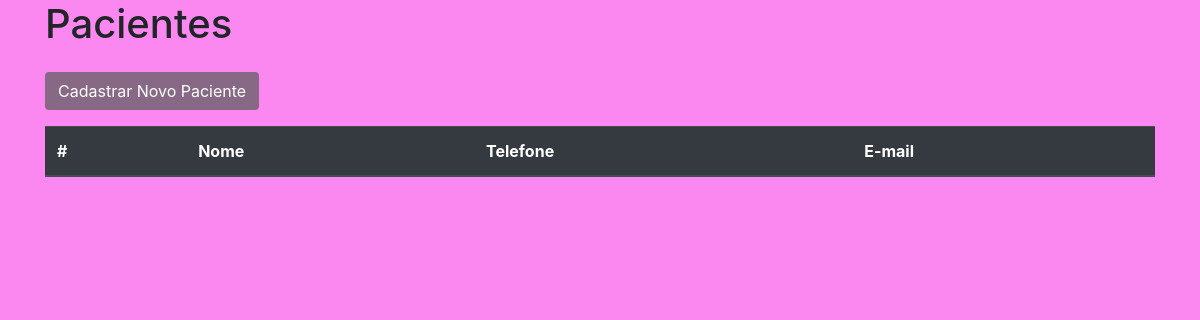
The page /painel/ on the database as committed earlier.
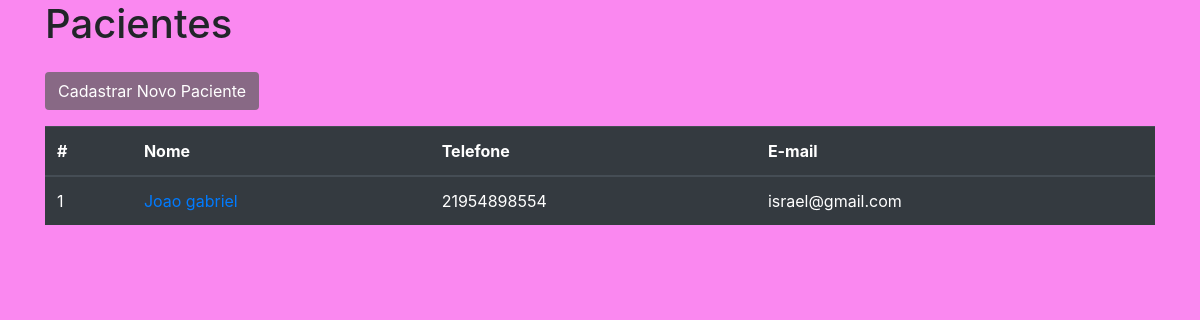
The same page on the database as committed later.
### dietas_app/models.py (models this page shows, shortened)
class Base(models.Model):
    criado = models.DateField('Criação', auto_now_add=True)
    modificado = models.DateField('Atualização', auto_now=True)
    ativo = models.BooleanField('Ativo?', default=True )
    class Meta:
        abstract = True

class Paciente(Base):
    nome = models.CharField('nome', max_length=100)
    telefone = models.CharField('Telefone', max_length=20)
    email = models.EmailField('E-mail')

### dietas_app/views.py (the view)
# urls.py: path('painel/', painel, name = 'painel'),
def painel(request):
    pacientes = Paciente.objects.all()
    context={
        'pacientes': pacientes
    }
    return render(request, 'painel.html',context)

### dietas_app/templates/painel.html (shortened to what this page needs)
{% load static %}
<!DOCTYPE html>
<html lang="pt-br">
<head>
    <link rel="stylesheet" href="https://maxcdn.bootstrapcdn.com/bootstrap/4.5.2/css/bootstrap.min.css">
    <link rel="stylesheet" href="{% static 'css/style.css' %}">
</head>
<body>
    <div class="container">
        <h1>Pacientes</h1>
        <a class="btn my-3"  href="/cadastro/">Cadastrar Novo Paciente</a>
        <table class="table table-dark">
            <thead>
                <tr>
                    <th scope="col">#</th>
                    <th scope="col">Nome</th>
                    <th scope="col">Telefone</th>
                    <th scope="col">E-mail</th>
                </tr>
            </thead>
            <tbody>
                {% for p in pacientes %}
                    <tr>
                        <td scope="row">{{ p.id }}</td>
                        <td scope="row"><a href="{% url 'paciente' p.id %}">{{ p.nome }}</a></td>
                        <td scope="row">{{ p.telefone }}</td>
                        <td scope="row">{{ p.email }}</td>
                    </tr>
                {% endfor %}
            </tbody>
        </table>
    </div>
</body>
</html>

Rows that differ between the two databases and show on the page:
added Paciente: id "1", nome "Joao gabriel", telefone "21954898554", email "israel@gmail.com"
